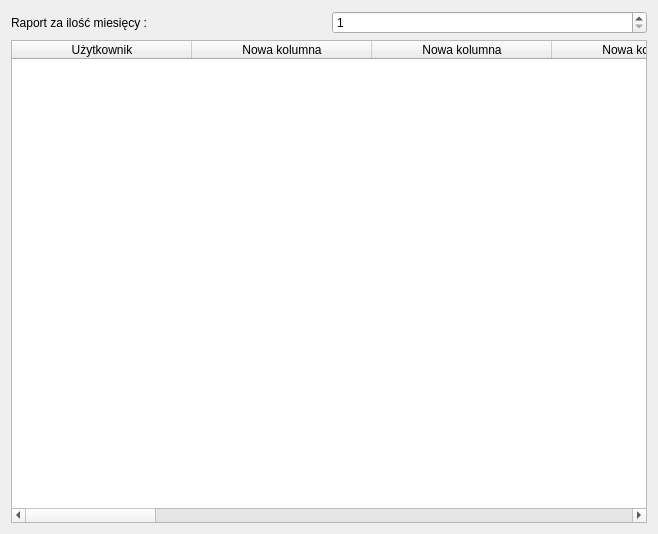
<?xml version="1.0" encoding="UTF-8"?>
<ui version="4.0">
 <class>Form</class>
 <widget class="QWidget" name="Form">
  <property name="geometry">
   <rect>
    <x>0</x>
    <y>0</y>
    <width>658</width>
    <height>534</height>
   </rect>
  </property>
  <property name="windowTitle">
   <string>Raport płatności</string>
  </property>
  <layout class="QVBoxLayout" name="verticalLayout">
   <item>
    <layout class="QGridLayout" name="gridLayout">
     <item row="0" column="0">
      <widget class="QLabel" name="label">
       <property name="text">
        <string>Raport za ilość miesięcy :</string>
       </property>
      </widget>
     </item>
     <item row="0" column="1">
      <widget class="QSpinBox" name="spinBox">
       <property name="minimum">
        <number>1</number>
       </property>
       <property name="maximum">
        <number>12</number>
       </property>
       <property name="value">
        <number>1</number>
       </property>
      </widget>
     </item>
    </layout>
   </item>
   <item>
    <widget class="QTableWidget" name="filterTable">
     <property name="sortingEnabled">
      <bool>true</bool>
     </property>
     <attribute name="horizontalHeaderDefaultSectionSize">
      <number>180</number>
     </attribute>
     <attribute name="horizontalHeaderStretchLastSection">
      <bool>true</bool>
     </attribute>
     <column>
      <property name="text">
       <string>Użytkownik</string>
      </property>
     </column>
     <column>
      <property name="text">
       <string>Nowa kolumna</string>
      </property>
     </column>
     <column>
      <property name="text">
       <string>Nowa kolumna</string>
      </property>
     </column>
     <column>
      <property name="text">
       <string>Nowa kolumna</string>
      </property>
     </column>
     <column>
      <property name="text">
       <string>Nowa kolumna</string>
      </property>
     </column>
     <column>
      <property name="text">
       <string>Nowa kolumna</string>
      </property>
     </column>
     <column>
      <property name="text">
       <string>Nowa kolumna</string>
      </property>
     </column>
     <column>
      <property name="text">
       <string>Nowa kolumna</string>
      </property>
     </column>
     <column>
      <property name="text">
       <string>Nowa kolumna</string>
      </property>
     </column>
     <column>
      <property name="text">
       <string>Nowa kolumna</string>
      </property>
     </column>
     <column>
      <property name="text">
       <string>Nowa kolumna</string>
      </property>
     </column>
     <column>
      <property name="text">
       <string>Nowa kolumna</string>
      </property>
     </column>
     <column>
      <property name="text">
       <string>Nowa kolumna</string>
      </property>
     </column>
     <column>
      <property name="text">
       <string>userId</string>
      </property>
     </column>
    </widget>
   </item>
  </layout>
 </widget>
 <resources/>
 <connections/>
</ui>
